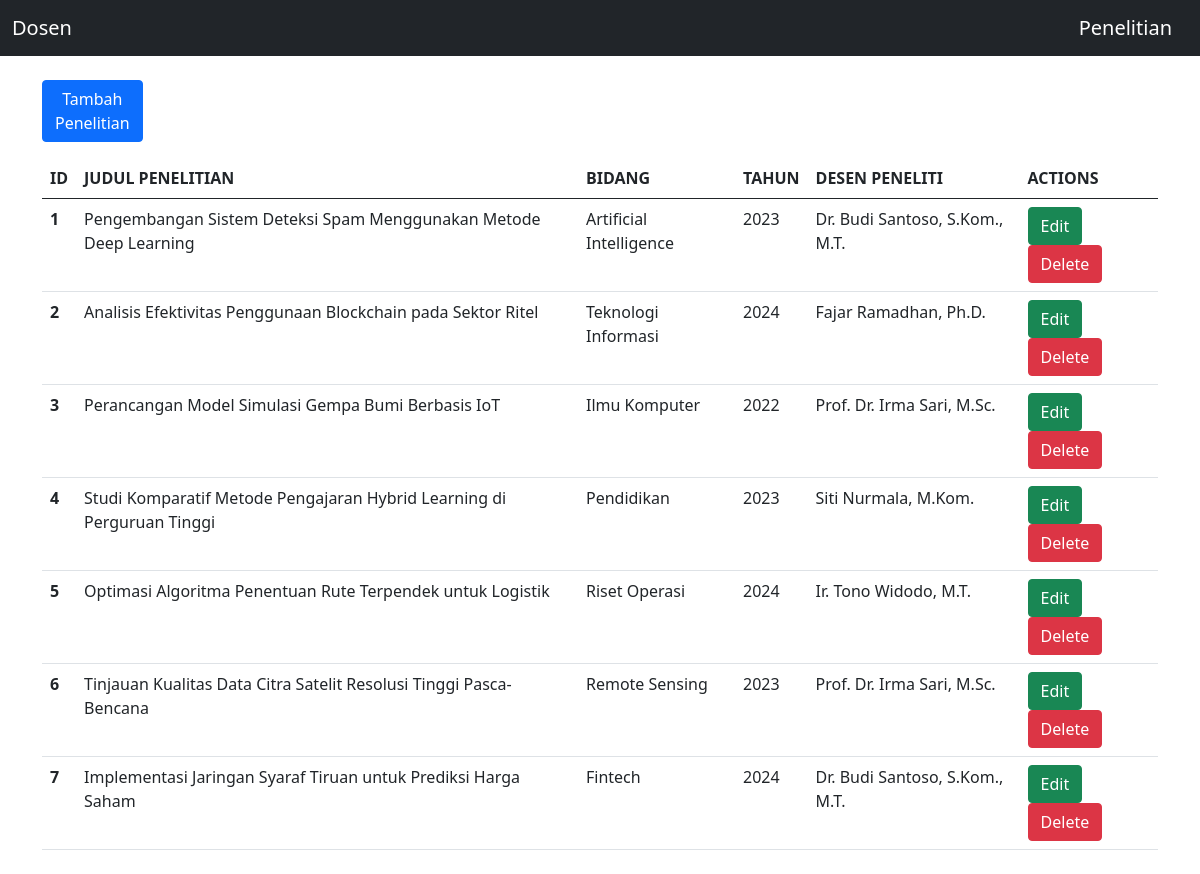
Screenshot of /index.php?action=research with the database file from the repository.
### tables this page shows
CREATE TABLE `penelitian` (
  `id` int(11) NOT NULL,
  `judul_penelitian` varchar(255) NOT NULL,
  `bidang` varchar(100) NOT NULL,
  `tahun` year(4) DEFAULT NULL,
  `id_lecturers` int(11) NOT NULL
);

CREATE TABLE `lecturers` (
  `id` int(11) NOT NULL,
  `name` varchar(100) NOT NULL,
  `nidn` varchar(20) NOT NULL,
  `phone` varchar(15) DEFAULT NULL,
  `join_date` date DEFAULT NULL
);

### view/ResearchView.php (called while the page is built, shortened)
<?php
class ResearchView {
    public function render($data) {
        include "view/Research/index.php";
    }
}
?>

### controller/ResearchController.php (called while the page is built, shortened)
<?php
include_once("view/ResearchView.php");
class ResearchController
{
  private $research;
  private $lecturer;
  function __construct()
  {
    $this->research = new Research(Config::$db_host, Config::$db_user, Config::$db_pass, Config::$db_name);
    $this->lecturer = new Lecturers(Config::$db_host, Config::$db_user, Config::$db_pass, Config::$db_name);
  }
  public function index()
  {
    $this->research->open();
    $this->lecturer->open();
    $this->research->getResearch();
    $this->lecturer->getLecturers();
    $data = array(
        'penelitian' => array(),
        'lecturers' => array()
    );
    while ($row = $this->research->getResult()) {
      array_push($data['penelitian'], $row);
    }
    while ($row = $this->lecturer->getResult()) {
      array_push($data['lecturers'], $row);
    }
    $view = new researchView();
    $view->render($data);
  }
}

### model/DB.php (called while the page is built, shortened)
<?php
class DB
{
    var $db_host = "";
    var $db_user = "";
    var $db_pass = "";
    var $db_name = "";
    var $db_link = "";
    function __construct($db_host, $db_user, $db_pass, $db_name)
    {
        $this->db_host = $db_host;
        $this->db_user = $db_user;
        $this->db_pass = $db_pass;
        $this->db_name = $db_name;
    }
    function open()
    {
        $this->db_link = mysqli_connect($this->db_host, $this->db_user, $this->db_pass, $this->db_name);
    }
    function execute($query)
    {
        $this->result = mysqli_query($this->db_link, $query);
        return $this->result;
    }
}

### model/Research.php (called while the page is built, shortened)
<?php
class Research extends DB
{
    function getResearch()
    {
       $query = "SELECT `p`.*, `l`.`name` AS lecturer_name, `l`.`nidn` AS lecturer_nidn
              FROM `penelitian` AS `p`
              JOIN `lecturers` AS `l` ON `p`.`id_lecturers` = `l`.`id`";
        return $this->execute($query);
    }
}

### view/Research/index.php (the view, shortened to what this page needs)
<!doctype html>
<html lang="en">
<head>
  <link href="bootstrap.min.css" rel="stylesheet">
</head>
<body>
<nav class="navbar navbar-expand-lg navbar-dark bg-dark">
    <div class="container-fluid">
      <a class="navbar-brand" href="index.php?action=lecturer">Dosen</a>
      <a class="navbar-brand" href="index.php?action=research">Penelitian</a>
    </div>
  </nav>
  <div class="container my-4">
    <div class="col-1 my-3">
      <a type="button" class="btn btn-primary" href="index.php?action=research&add=true">Tambah Penelitian</a>
    </div>
    <table class="table">
      <thead>
        <tr>
          <th>ID</th>
          <th>JUDUL PENELITIAN</th>
          <th>BIDANG</th>
          <th>TAHUN</th>
          <th>DESEN PENELITI</th>
          <th>ACTIONS</th>
        </tr>
      </thead>
      <tbody>
        <?php
        if (!empty($data['penelitian'])) {
            foreach ($data['penelitian'] as $row) {
        ?>
            <tr>
                <th><?php echo $row['id']; ?></th>
                <td><?php echo $row['judul_penelitian']; ?></td>
                <td><?php echo $row['bidang']; ?></td>
                <td><?php echo $row['tahun']; ?></td>
                <td><?php echo $row['lecturer_name']; ?></td>
                <td>
                   <a class='btn btn-success' href='index.php?action=research&edit=true&id=<?php echo $row['id']; ?>'>Edit</a>
                   <a class='btn btn-danger' href='index.php?action=research&hapus=<?php echo $row['id']; ?>' onclick="return confirm('Yakin hapus penelitian ini?')">Delete</a>
                </td>
            </tr>
        <?php
            }
        } else {
          ?>
            <tr>
              <td colspan="6" class="text-center">Belum ada data penelitian.</td>
            </tr>
          <?php
        }
        ?>
      </tbody>
    </table>
  </div>
</body>
</html>

### index.php (shortened to what this page needs)
<?php
include_once("model/DB.php");
include_once("model/Research.php");
include_once("controller/LecturersController.php");
include_once("controller/ResearchController.php");
$action = isset($_GET['action']) ? $_GET['action'] : 'lecturer';
if ($action == 'research') {
    $controller = new ResearchController();
    if (isset($_POST['submit_research']) && isset($_POST['id'])) {
        $controller->edit();
    } else if (isset($_POST['submit_research'])) {
        $controller->add();
    } else if (isset($_GET['edit'])) {
        $controller->edit();
    } else if (isset($_GET['add'])) {
        $controller->add();
    } else if (isset($_GET['hapus'])) {
        $controller->delete();
    } else {
        $controller->index();
    }
}
?>

### rows the page displays
penelitian: id "1", judul_penelitian "Pengembangan Sistem Deteksi Spam Menggunakan Metode Deep Learning", bidang "Artificial Intelligence", tahun "2023", id_lecturers.name "Dr. Budi Santoso, S.Kom., M.T."
penelitian: id "2", judul_penelitian "Analisis Efektivitas Penggunaan Blockchain pada Sektor Ritel", bidang "Teknologi Informasi", tahun "2024", id_lecturers.name "Fajar Ramadhan, Ph.D."
penelitian: id "3", judul_penelitian "Perancangan Model Simulasi Gempa Bumi Berbasis IoT", bidang "Ilmu Komputer", tahun "2022", id_lecturers.name "Prof. Dr. Irma Sari, M.Sc."
penelitian: id "4", judul_penelitian "Studi Komparatif Metode Pengajaran Hybrid Learning di Perguruan Tinggi", bidang "Pendidikan", tahun "2023", id_lecturers.name "Siti Nurmala, M.Kom."
penelitian: id "5", judul_penelitian "Optimasi Algoritma Penentuan Rute Terpendek untuk Logistik", bidang "Riset Operasi", tahun "2024", id_lecturers.name "Ir. Tono Widodo, M.T."
penelitian: id "6", judul_penelitian "Tinjauan Kualitas Data Citra Satelit Resolusi Tinggi Pasca-Bencana", bidang "Remote Sensing", tahun "2023", id_lecturers.name "Prof. Dr. Irma Sari, M.Sc."
penelitian: id "7", judul_penelitian "Implementasi Jaringan Syaraf Tiruan untuk Prediksi Harga Saham", bidang "Fintech", tahun "2024", id_lecturers.name "Dr. Budi Santoso, S.Kom., M.T."
